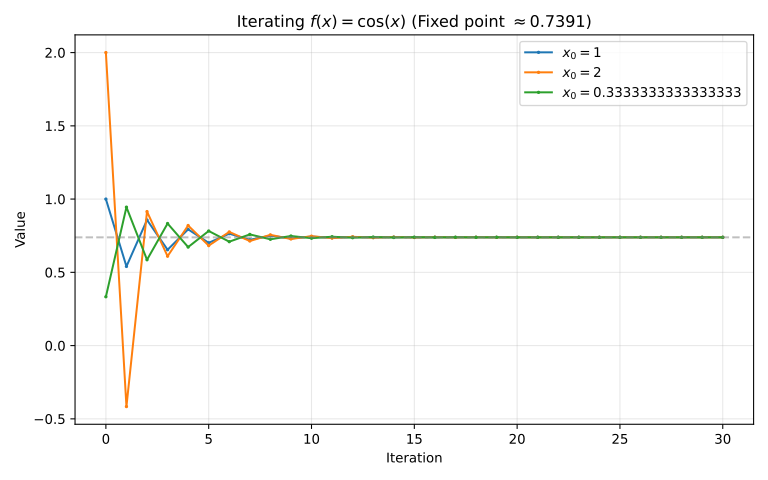

Recreate this plot in Python.
import matplotlib.pyplot as plt
from math import cos

N = 30
init_values = [1, 2, 1 / 3]


def iterate(func, x0, n):
    values = [x0]
    x = x0
    for _ in range(n):
        x = func(x)
        values.append(x)
    return values


fig, ax = plt.subplots(figsize=(8, 5))
for v0 in init_values:
    seq = iterate(cos, v0, N)
    ax.plot(range(len(seq)), seq, label=f"$x_0 = {v0}$", marker=".", markersize=3)

ax.set_title("Iterating $f(x) = \\cos(x)$ (Fixed point $\\approx 0.7391$)")
ax.set_xlabel("Iteration")
ax.set_ylabel("Value")
ax.legend()
ax.axhline(y=0.739085, color="gray", linestyle="--", alpha=0.5)
ax.grid(True, alpha=0.3)
plt.tight_layout()
plt.savefig("iter_cos.svg")
plt.show()
